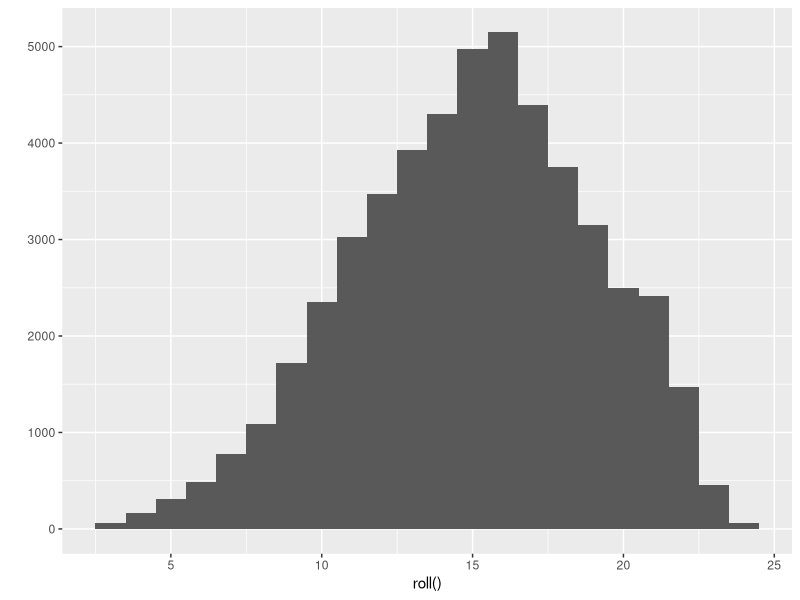

Write R code to recreate this figure. (Note: this script raises an error after producing the figure.)
## ---- chunk 1
# load ggplot library for histogramm
library(ggplot2)

# roll function
roll <- function(max_rolls = 50000, sides = 1:8, num_of_dice = 3) {

  # function to roll three 8 sided dice one time
  roll_once <- function(){
    dice <- sample(sides, num_of_dice, replace = TRUE,
                   prob = c(1/10, 1/10, 1/10, 1/10, 1/10, 1/10, 3/10, 1/10))
    sum(dice)
  }
  
  # replicate the dice roll 50000 times and store the result in the object rolls
  rolls <- replicate(max_rolls, roll_once())
  
  # return the value of rolls
  return(rolls)
}

# produce a histogramm of the results
qplot(roll(), binwidth =1)
## ---- chunk 2
# function, that rescales vector
rescale01 <- function(x) {
  
  # check if all inputs are numeric
  if (!is.numeric(x)) {
    stop("inputs must all be numeric")
  }
  
  # map -Inf to 0 und Inf to 1
  x[x == -Inf] <- 0
  x[x == Inf] <- 1
  
  # return rescaled vector
  return(x)
}

# test cases
  # numeric vector
  a <- c(1, 2, 3, 4, 5)
  
  # vector with -Inf and Inf
  b <- c(-Inf, 0, 2, 4, Inf)
  
  # vector with NA value
  c <- c(NA, 3, 5, 6, 9)
  
  # non numeric vector
  d <- c("a", "b", "c")
  
# test runs
rescale01(a)
rescale01(b)
rescale01(c)
rescale01(d)
## ---- chunk 3
count_na_positions <- function(vec1, vec2) {
  # check if the vectors are of the same length
  if (length(vec1) != length(vec2)) {
    return("vectors must be the same length")
  }
  
  # return the number of positions that have an NA in both vectors
  na_count <- sum(is.na(vec1) & is.na(vec2))
  
  return(na_count)
}

#test run
vec1 <- c(1, 2, 3, NA, 5)
vec2 <- c(NA, 4, 7, NA, 9)

count_na_positions(vec1, vec2)
## ---- chunk 4
fizzbuzz <- function(x) {
  
  # check if the number x is divisible by three and five
  if (x %% 3 == 0 && x %% 5 == 0) {
    return("fizzbuzz")
  # check if x is divisible by three  
  } else if (x %% 3 == 0) {
    return("fizz")
  # check if x is divisible by five
  } else if (x %% 5 == 0) {
    return("buzz")
  # otherwise return the number
  } else {
    return(x)
  }
}

#test run
fizzbuzz(3)
fizzbuzz(5)
fizzbuzz(15)
fizzbuzz(7)
## ---- chunk 5
get_temp_desc <- function(temp) {
  cut(temp,
      # definition of breakpoints
      breaks = c(-Inf, 0, 10, 20, 30, Inf),
      # name of levels
      labels = c("freezing", "cold", "cool", "warm", "hot"))
}

#test run
get_temp_desc(-5)
get_temp_desc(5)
get_temp_desc(15)
get_temp_desc(25)
get_temp_desc(35)
